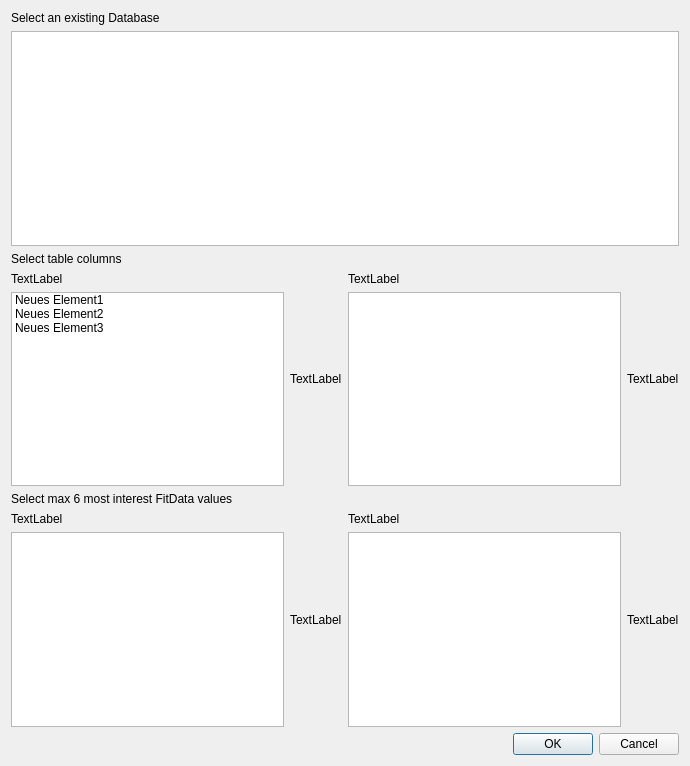
<?xml version="1.0" encoding="UTF-8"?>
<ui version="4.0">
 <class>IFitDataSettingsDialog</class>
 <widget class="QDialog" name="IFitDataSettingsDialog">
  <property name="geometry">
   <rect>
    <x>0</x>
    <y>0</y>
    <width>690</width>
    <height>766</height>
   </rect>
  </property>
  <property name="windowTitle">
   <string>Dialog</string>
  </property>
  <layout class="QVBoxLayout" name="verticalLayout">
   <item>
    <widget class="QLabel" name="label">
     <property name="text">
      <string>Select an existing Database</string>
     </property>
    </widget>
   </item>
   <item>
    <widget class="QListWidget" name="listWidget"/>
   </item>
   <item>
    <widget class="QLabel" name="label_6">
     <property name="text">
      <string>Select table columns</string>
     </property>
    </widget>
   </item>
   <item>
    <layout class="QHBoxLayout" name="horizontalLayout">
     <item>
      <layout class="QVBoxLayout" name="verticalLayout_2">
       <item>
        <widget class="QLabel" name="label_2">
         <property name="text">
          <string>TextLabel</string>
         </property>
        </widget>
       </item>
       <item>
        <widget class="QListWidget" name="listWidget_2">
         <property name="selectionMode">
          <enum>QAbstractItemView::SelectionMode::ExtendedSelection</enum>
         </property>
         <item>
          <property name="text">
           <string>Neues Element1</string>
          </property>
         </item>
         <item>
          <property name="text">
           <string>Neues Element2</string>
          </property>
         </item>
         <item>
          <property name="text">
           <string>Neues Element3</string>
          </property>
         </item>
        </widget>
       </item>
      </layout>
     </item>
     <item>
      <layout class="QVBoxLayout" name="verticalLayout_5">
       <item>
        <widget class="QLabel" name="label_4">
         <property name="text">
          <string>TextLabel</string>
         </property>
        </widget>
       </item>
      </layout>
     </item>
     <item>
      <layout class="QVBoxLayout" name="verticalLayout_4">
       <item>
        <widget class="QLabel" name="label_3">
         <property name="text">
          <string>TextLabel</string>
         </property>
        </widget>
       </item>
       <item>
        <widget class="QListWidget" name="listWidget_3"/>
       </item>
      </layout>
     </item>
     <item>
      <layout class="QVBoxLayout" name="verticalLayout_6">
       <item>
        <widget class="QLabel" name="label_5">
         <property name="text">
          <string>TextLabel</string>
         </property>
        </widget>
       </item>
      </layout>
     </item>
    </layout>
   </item>
   <item>
    <widget class="QLabel" name="label_7">
     <property name="text">
      <string>Select max 6 most interest FitData values</string>
     </property>
    </widget>
   </item>
   <item>
    <layout class="QHBoxLayout" name="horizontalLayout_2">
     <item>
      <layout class="QVBoxLayout" name="verticalLayout_9">
       <item>
        <widget class="QLabel" name="label_10">
         <property name="text">
          <string>TextLabel</string>
         </property>
        </widget>
       </item>
       <item>
        <widget class="QListWidget" name="listWidget_5"/>
       </item>
      </layout>
     </item>
     <item>
      <layout class="QVBoxLayout" name="verticalLayout_8">
       <item>
        <widget class="QLabel" name="label_9">
         <property name="text">
          <string>TextLabel</string>
         </property>
        </widget>
       </item>
      </layout>
     </item>
     <item>
      <layout class="QVBoxLayout" name="verticalLayout_7">
       <item>
        <widget class="QLabel" name="label_8">
         <property name="text">
          <string>TextLabel</string>
         </property>
        </widget>
       </item>
       <item>
        <widget class="QListWidget" name="listWidget_4"/>
       </item>
      </layout>
     </item>
     <item>
      <layout class="QVBoxLayout" name="verticalLayout_10">
       <item>
        <widget class="QLabel" name="label_11">
         <property name="text">
          <string>TextLabel</string>
         </property>
        </widget>
       </item>
      </layout>
     </item>
    </layout>
   </item>
   <item>
    <widget class="QDialogButtonBox" name="buttonBox">
     <property name="orientation">
      <enum>Qt::Orientation::Horizontal</enum>
     </property>
     <property name="standardButtons">
      <set>QDialogButtonBox::StandardButton::Cancel|QDialogButtonBox::StandardButton::Ok</set>
     </property>
    </widget>
   </item>
  </layout>
 </widget>
 <resources/>
 <connections>
  <connection>
   <sender>buttonBox</sender>
   <signal>accepted()</signal>
   <receiver>IFitDataSettingsDialog</receiver>
   <slot>accept()</slot>
   <hints>
    <hint type="sourcelabel">
     <x>248</x>
     <y>254</y>
    </hint>
    <hint type="destinationlabel">
     <x>157</x>
     <y>274</y>
    </hint>
   </hints>
  </connection>
  <connection>
   <sender>buttonBox</sender>
   <signal>rejected()</signal>
   <receiver>IFitDataSettingsDialog</receiver>
   <slot>reject()</slot>
   <hints>
    <hint type="sourcelabel">
     <x>316</x>
     <y>260</y>
    </hint>
    <hint type="destinationlabel">
     <x>286</x>
     <y>274</y>
    </hint>
   </hints>
  </connection>
 </connections>
</ui>
